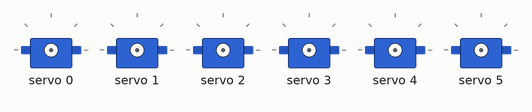
Bench run of a sketch on a simulated Arduino Uno, built with avr-gcc and run on an emulated ATmega328P. On the bench: 6 × servo.

Above: at 0.1 s.
At 0.5 s:
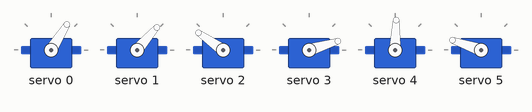
Timing chart, 0 to 2.0 s (numbered marks = the images above):
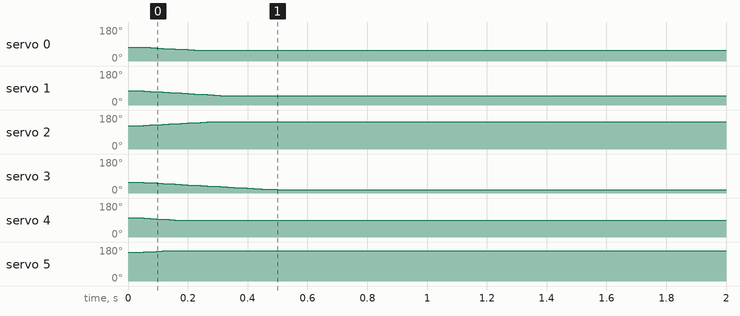

The sketch:

armPose.ino
```cpp
#include <Wire.h>
#include <Adafruit_PWMServoDriver.h>
#include "armConstraints.hpp"

//I2C definitions
Adafruit_PWMServoDriver pwm = Adafruit_PWMServoDriver(&Wire, 0x40);

//Globals
int cur_ang[6] = {OFF, OFF, OFF, OFF, OFF, OFF};
int set_ang[6] = {OFF, OFF, OFF, OFF, OFF, OFF};
int bits = 10;

void setup() {
  Serial.begin(9600);
  //Wire.begin();
  pwm.begin();
  pwm.setPWMFreq(50);  // Analog servos run at ~60 Hz updates
  delay(10);
  //analogReadResolution(bits);
  pwm.setPWM(0, 0, OFF);
  pwm.setPWM(1, 0, OFF);
  pwm.setPWM(2, 0, OFF);
  pwm.setPWM(3, 0, OFF);
  pwm.setPWM(4, 0, OFF);
  pwm.setPWM(5, 0, OFF);
}

void loop() {
    perset(40,35, 70, 25, 40, 70); //Flexing pose
    //perset(40,5, 10, 25, 40, 20); //Success pose
    //perset(-1,-1,-1,-1,-1,-1);//off
    go();
    delay(1000);
    //Serial.println("Here");
}
```

armConstraints.hpp
```cpp
#define JOINTS 6
#define OFF 4096
//setPWM(channel, on, off)

// Servo Definitions
//{shoulder_rot, shoulder_ex, elbow, wrist_b, wrist_t, grip} //
const uint8_t pins[6] = {0, 1, 2, 3, 4, 5};
//const uint16_t smin[6] = {115, 100, 160, 130, 115, 150}; //Right arm minimums
//const uint16_t smax[6] = {435, 350, 400, 410, 250, 275}; //Right arm maximums
const uint16_t smin[6] = {85,  85, 250, 60, 175, 375}; //Left arm minimums
const uint16_t smax[6] = {455, 460, 490, 410, 480, 485}; //Left arm maximums
```

armServos.ino
```cpp
// This function determines the servo PWM value based
// off the percent posible movement values.
void perset(float j1, float j2, float j3, float j4, float j5, float j6) {
  j1 = min(j1, 100); j2 = min(j2, 100);
  j3 = min(j3, 100); j4 = min(j4, 100);
  j5 = min(j5, 100); j6 = min(j6, 100);
  set_ang[0] = int((j1 >= 0) ? (smin[0] + ((smax[0] - smin[0]) * j1 / 100)) : OFF); //if j1>=0 then find the percentage in the range and add the minimum to place it at the correct point in that range. else turn it off
  set_ang[1] = int((j2 >= 0) ? (smin[1] + ((smax[1] - smin[1]) * j2 / 100)) : OFF);
  set_ang[2] = int((j3 >= 0) ? (smin[2] + ((smax[2] - smin[2]) * j3 / 100)) : OFF);
  set_ang[3] = int((j4 >= 0) ? (smin[3] + ((smax[3] - smin[3]) * j4 / 100)) : OFF);
  set_ang[4] = int((j5 >= 0) ? (smin[4] + ((smax[4] - smin[4]) * j5 / 100)) : OFF);
  set_ang[5] = int((j6 >= 0) ? (smin[5] + ((smax[5] - smin[5]) * j6 / 100)) : OFF);
}

// This function is used to move the servos from the
// current values to the set values all simultaneously.
void go() {
  int inc;
  const int inc_val = 1;
  while (set_ang[0] != cur_ang[0] || set_ang[1] != cur_ang[1] ||
         set_ang[2] != cur_ang[2] || set_ang[3] != cur_ang[3] ||
         set_ang[4] != cur_ang[4] || set_ang[5] != cur_ang[5]) {
    for (uint8_t j = 0; j < JOINTS; j++) {
      if (set_ang[j] > cur_ang[j]) {
        if (set_ang[j] == OFF) {
          cur_ang[j] == OFF;
          inc = 0;
        }
        else inc = inc_val;
      }
      else if (set_ang[j] < cur_ang[j]) {
        if (cur_ang[j] == OFF) {
          cur_ang[j] = smin[j] + ((smax[j] - smin[j]) * 50 / 100);
          inc = 0;
        }
        else inc = -inc_val;
      }
      else {
        inc = 0;
      }
      cur_ang[j] = cur_ang[j] + inc;
      pwm.setPWM(pins[j], 0, cur_ang[j]);
    }
    delay(1);
  }
}
```

Measured:
- by itself, servo 0: moves from 74° to 58° over 0.17 s
- by itself, servo 1: moves from 75° to 49° over 0.28 s
- by itself, servo 2: moves from 124° to 145° over 0.23 s
- by itself, servo 3: moves from 57° to 17° over 0.45 s
- by itself, servo 4: 101° → 88° at 0.05 s
- by itself, servo 5: 152° → 161° at 0.05 s
